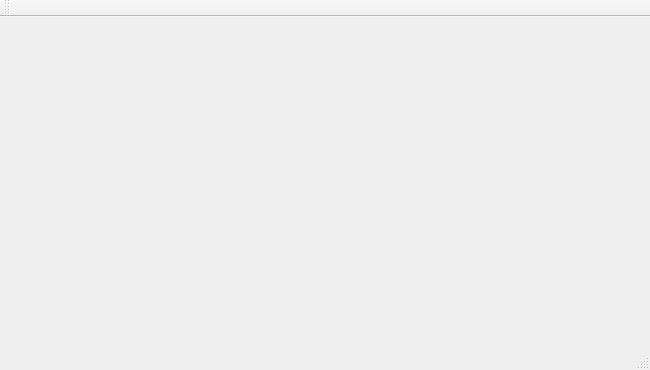
<?xml version="1.0" encoding="UTF-8"?>
<ui version="4.0">
 <class>MainWindow</class>
 <widget class="QMainWindow" name="MainWindow">
  <property name="geometry">
   <rect>
    <x>0</x>
    <y>0</y>
    <width>650</width>
    <height>370</height>
   </rect>
  </property>
  <property name="windowTitle">
   <string>woWop</string>
  </property>
  <widget class="QWidget" name="centralWidget"/>
  <widget class="QMenuBar" name="menuBar">
   <property name="geometry">
    <rect>
     <x>0</x>
     <y>0</y>
     <width>650</width>
     <height>22</height>
    </rect>
   </property>
  </widget>
  <widget class="QToolBar" name="mainToolBar">
   <attribute name="toolBarArea">
    <enum>TopToolBarArea</enum>
   </attribute>
   <attribute name="toolBarBreak">
    <bool>false</bool>
   </attribute>
  </widget>
  <widget class="QStatusBar" name="statusBar"/>
 </widget>
 <layoutdefault spacing="6" margin="11"/>
 <resources/>
 <connections/>
</ui>
